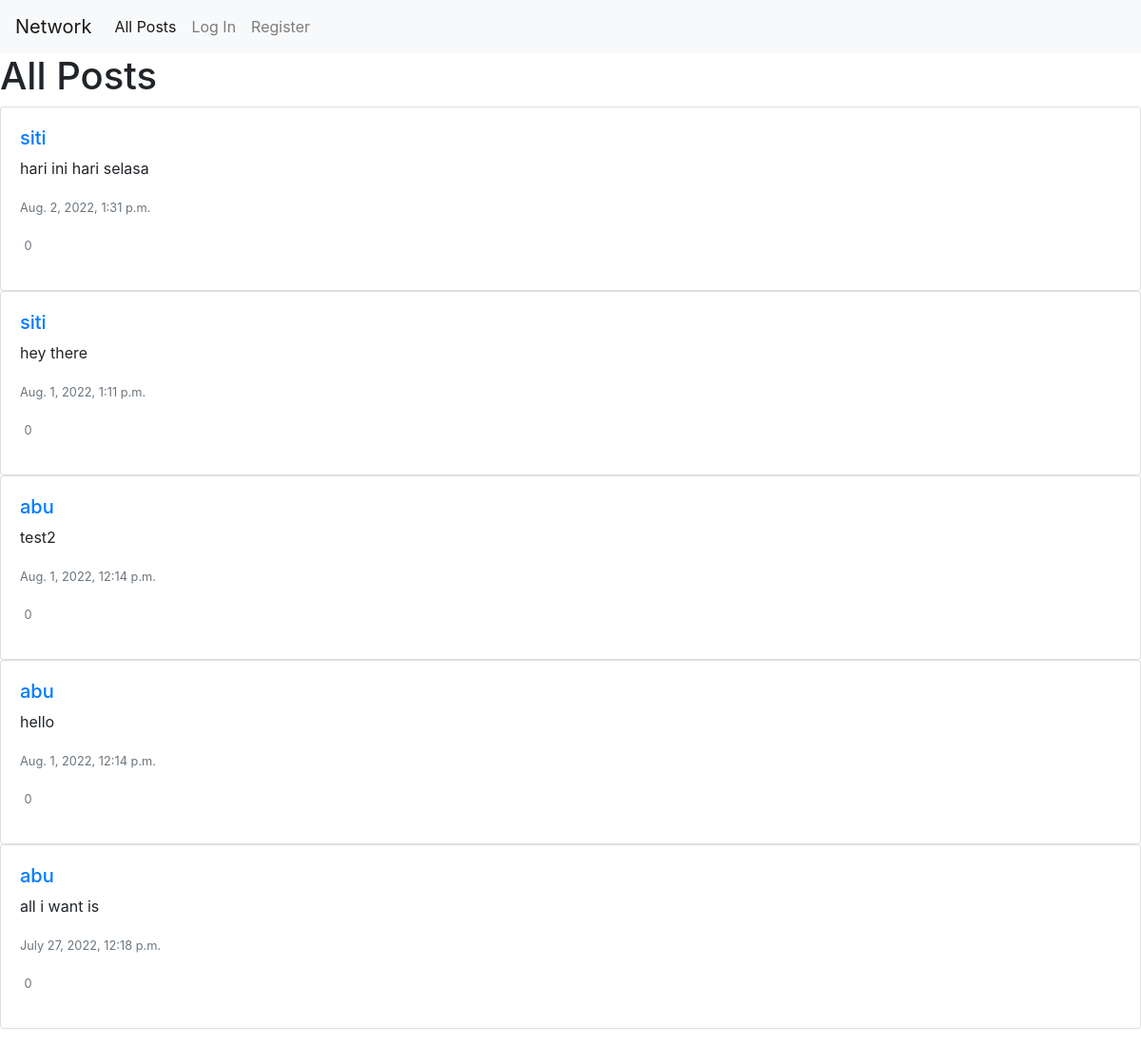
Before: / with the older database file.
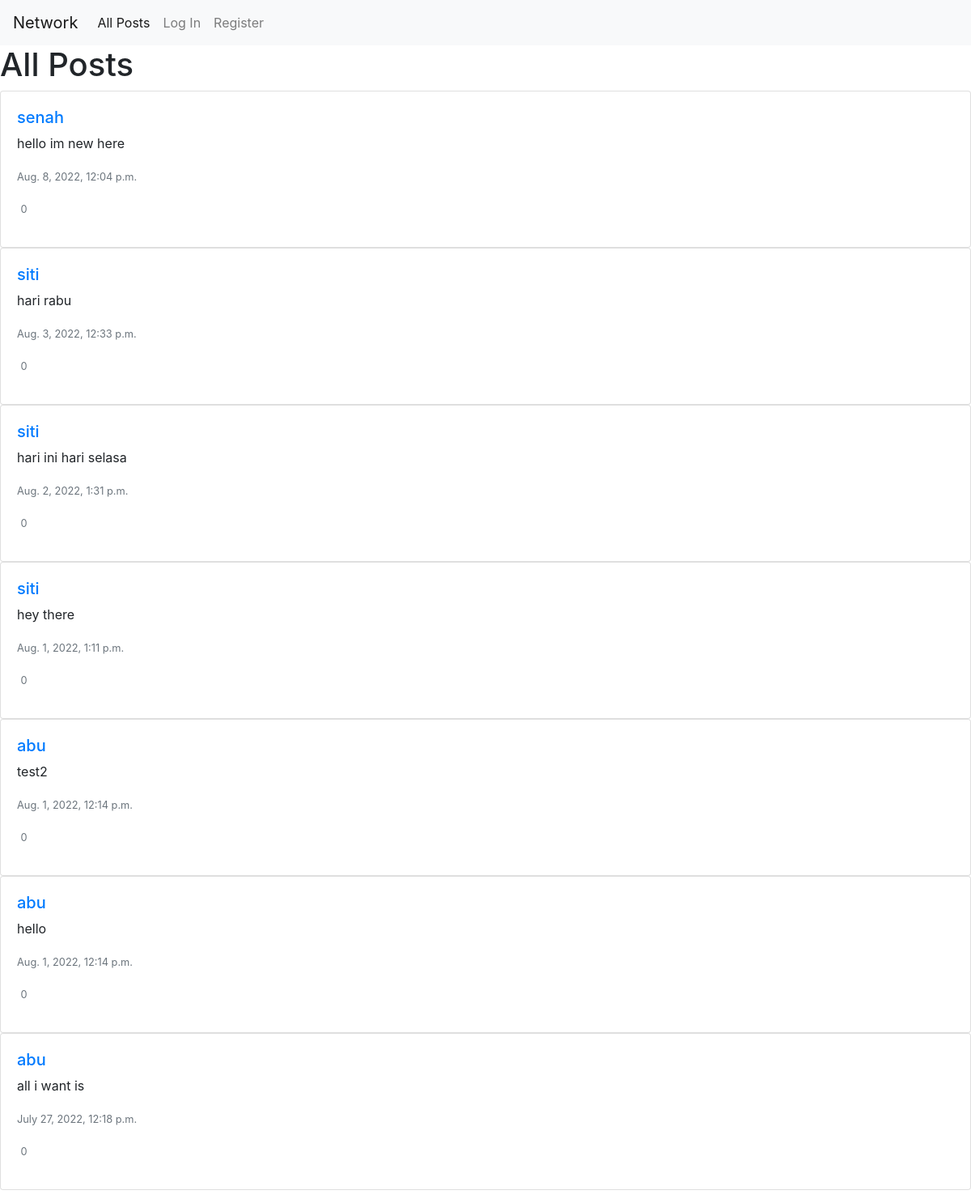
After: the same page with the newer database file.
### network/models.py (models this page shows, shortened)
class Post(models.Model):
    user = models.ForeignKey(User, on_delete=models.CASCADE)
    text = models.CharField(max_length=160, default=None)
    post_date = models.DateTimeField(default=datetime.now, blank=True)

class User(AbstractUser):
    pass

### network/views.py (the view)
# urls.py: path("", views.index, name="index"),
def index(request):
    if request.user.is_authenticated:
        user = request.session['_auth_user_id']
        likes = Like.objects.filter(post=OuterRef('id'), user_id=user)
        posts = Post.objects.filter().order_by('-post_date').annotate(current_like=Count(likes.values('id')))
    else:
        posts = Post.objects.order_by('-post_date').all()
    paginator = Paginator(posts, MAX_POSTS_PER_PAGE)
    page_number = request.GET.get('page')
    page_obj = paginator.get_page(page_number)
    return render(request, "network/index.html" , {
        'posts': page_obj,
        'form': NewPostForm(),
        'form_edit': NewEditPostForm()
    })

### network/templates/network/index.html (shortened to what this page needs)
{% extends "network/layout.html" %}
{% block body %}
<h1>All Posts</h1>
<div id="posts">
    {% for post in posts %}
    <div class="card">
        <div class="card-body">
            <h5><a href="{% url 'profile' post.user.username %}">{{post.user.username}}</a></h5>
            <p class="card-text" id="post_text_{{post.id}}">{{ post.text }}</p>
            <p class="card-text">
                <small class="text-muted">{{post.post_date}}</small>
            </p>
            <p>
                <div data-id="{{post.id}}" class="card-link {% if post.current_like > 0 %} fas {%else%} far {% endif %} fa-heart">
                    &nbsp<small class="text-muted">{{post.like_set.count}}</small>
                </div>
            </p>
        </div>
    </div>
    {% empty %}
    <h2>No posts</h2>
    {% endfor %}
</div>
{% endblock %}

Changed rows visible on the page:
added Post: user.username "senah", text "hello im new here", post_date "Aug. 8, 2022, 12:04 p.m.", like_set.count "0"
added Post: user.username "siti", text "hari rabu", post_date "Aug. 3, 2022, 12:33 p.m.", like_set.count "0"
